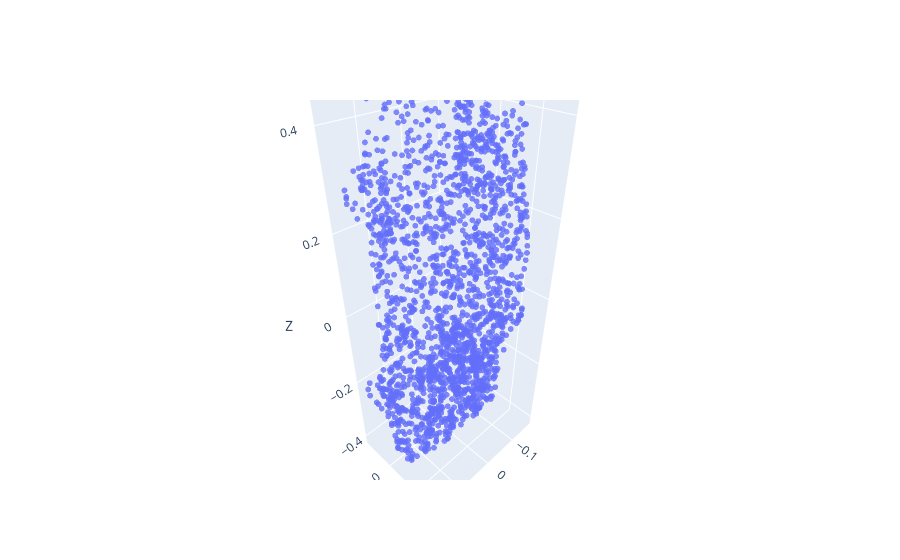
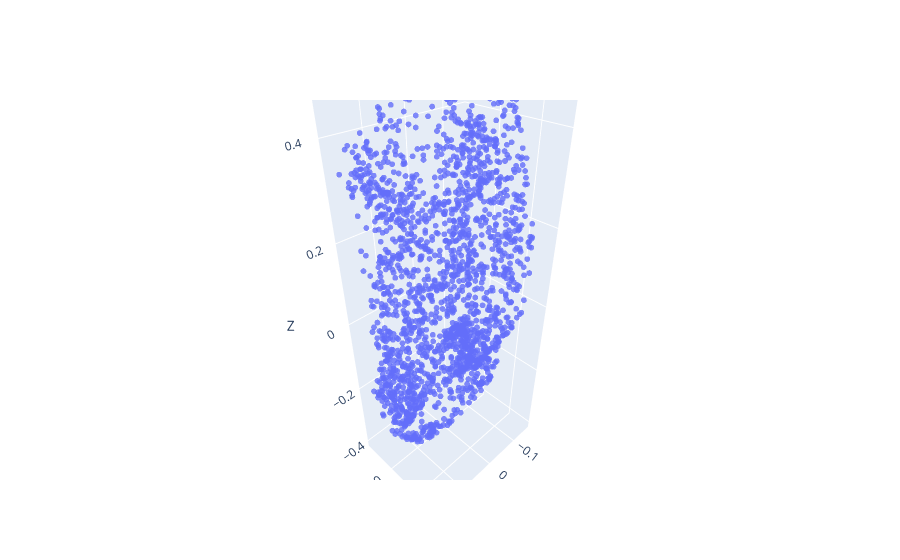

Write notebook code for charts like these, in order.
### Code cell
visualize_point_cloud(ref)
visualize_point_cloud(gen)

### Figure 1 — Plotly figure (JSON) as saved in the notebook; plotly's stock layout.template omitted (floating-point values rounded to 4 significant figures; data arrays with more than 128 entries replaced by an {"elided": "..."} marker saying what was removed)
{"data": [{"marker": {"opacity": 0.8, "size": 2}, "mode": "markers", "type": "scatter3d", "x": {"elided": "2048 float values"}, "y": {"elided": "2048 float values"}, "z": {"elided": "2048 float values"}}], "layout": {"scene": {"xaxis": {"title": {"text": "X"}}, "yaxis": {"title": {"text": "Y"}}, "zaxis": {"title": {"text": "Z"}}}}}

### Figure 2 — Plotly figure (JSON) as saved in the notebook; plotly's stock layout.template omitted (floating-point values rounded to 4 significant figures; data arrays with more than 128 entries replaced by an {"elided": "..."} marker saying what was removed)
{"data": [{"marker": {"opacity": 0.8, "size": 2}, "mode": "markers", "type": "scatter3d", "x": {"elided": "2048 float values"}, "y": {"elided": "2048 float values"}, "z": {"elided": "2048 float values"}}], "layout": {"scene": {"xaxis": {"title": {"text": "X"}}, "yaxis": {"title": {"text": "Y"}}, "zaxis": {"title": {"text": "Z"}}}}}
